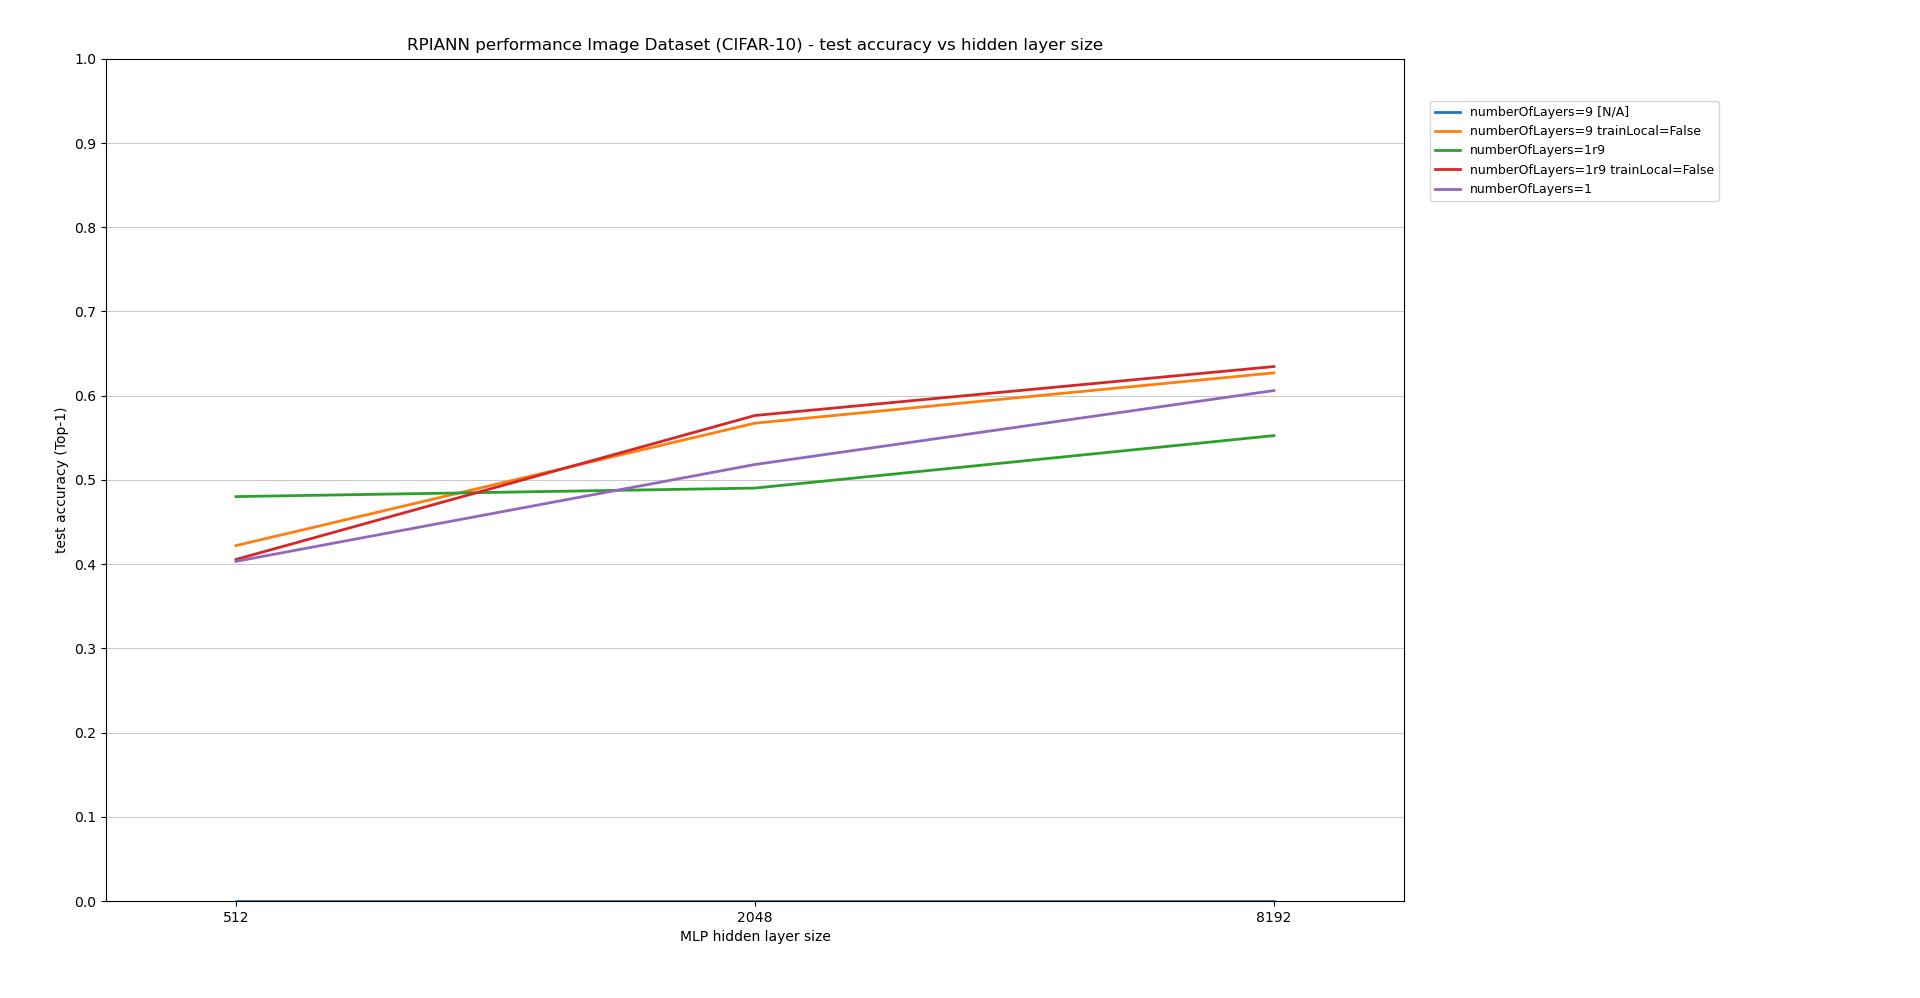

Source code (Python):
import matplotlib.pyplot as plt
import numpy as np

def subset(arr, subsetMask):
	arr = np.array(arr)[np.array(subsetMask)]
	return arr

showXaxisUniform = True

# groups to plot
graphedDatasets = [True, True, True, True, True]

x_values = [512, 2048, 8192]
if(showXaxisUniform):
	x_pos = np.arange(len(x_values))

# One label per group (these are also the legend keys lines)
group_labels = ["numberOfLayers=9 [N/A]", "numberOfLayers=9 trainLocal=False", "numberOfLayers=1r9", "numberOfLayers=1r9 trainLocal=False", "numberOfLayers=1"]
	
# Optional long descriptions shown in the right-side key
group_descriptions = [
	"",		#N/A
	"CNNprojectionNumlayers=1 numberOfLayers=9 inp+targetProjectionActivationFunctionTanh layersFeedConcatInput initialiseYhatZero trainLocal=False useClassificationLayerLoss trainClassificationLayer",
	"CNNprojectionNumlayers=1 numberOfLayers=9 inp+targetProjectionActivationFunctionTanh layersFeedConcatInput initialiseYhatZero useRecursiveLayers useClassificationLayerLoss trainClassificationLayer",
	"CNNprojectionNumlayers=1 numberOfLayers=9 inp+targetProjectionActivationFunctionTanh layersFeedConcatInput initialiseYhatZero useRecursiveLayers trainLocal=False useClassificationLayerLoss trainClassificationLayer",
	"CNNprojectionNumlayers=1 numberOfLayers=1 inp+targetProjectionActivationFunctionTanh layersFeedConcatInput initialiseYhatZero (useRecursiveLayers) useClassificationLayerLoss trainClassificationLayer",
]

y_values_lists = [	
	[0.0, 0.0, 0.0],	#N/A
	[0.4220, 0.5674, 0.6271],	#replications: [0.4442, 0.5852, 0.6303], @8192h: 0.6316
	[0.4802, 0.4903, 0.5526],
	[0.4056, 0.5765, 0.6346],	#replications: [0.4373, 0.5757, 0.6168], @8192h: 0.6267
	[0.4033, 0.5183, 0.6061],	#replications @8192h: 0.6069, 0.6025
]

# Sanity checks
#assert len(group_labels) == 5
assert len(y_values_lists) == len(group_labels)
assert all(len(y) == len(x_values) for y in y_values_lists)

# Apply graphedDatasets mask
labels_masked = subset(group_labels, graphedDatasets)
descriptions_masked = subset(group_descriptions, graphedDatasets)
y_lists_masked = [y for y, keep in zip(y_values_lists, graphedDatasets) if keep]

# Plot
fig, ax = plt.subplots(figsize=(12, 6))
for label, y in zip(labels_masked, y_lists_masked):
	if(showXaxisUniform):
		ax.plot(x_pos, y, linestyle='-', linewidth=2, label=label)
	else:
		ax.plot(x_values, y, linestyle='-', linewidth=2, label=label)

# Axes, ticks, labels
if(showXaxisUniform):
	ax.set_xticks(x_pos)
	ax.set_xticklabels([str(v) for v in x_values], rotation=0, ha='center', fontsize=10)
	ax.set_xlim(min(x_pos)-0.25, max(x_pos)+0.25)
else:
	ax.set_xticks(x_values)
	ax.set_xticklabels([str(v) for v in x_values], rotation=0, ha='center', fontsize=10)
	ax.set_xlim(min(x_values)-0.25, max(x_values)+0.25)
ax.set_ylim(0, 1.0)
ax.set_yticks(np.arange(0, 1.0+0.1, 0.1))
ax.grid(True, axis='y', linewidth=0.5)

ax.set_xlabel("MLP hidden layer size")
ax.set_ylabel("test accuracy (Top-1)")
ax.set_title("RPIANN performance Image Dataset (CIFAR-10) - test accuracy vs hidden layer size")

# Legend on the right
ax.legend(loc='upper left', bbox_to_anchor=(1.02, 0.95), borderaxespad=0., fontsize=9)

# Right-side descriptive key box
#fig.subplots_adjust(right=0.8)
#props = dict(boxstyle='round', facecolor='white', alpha=0.8)
#ax.text(1.02, 0.5, "\n".join(descriptions_masked), transform=ax.transAxes,
#	fontsize=10, va='center', bbox=props)

plt.tight_layout()
plt.show()
